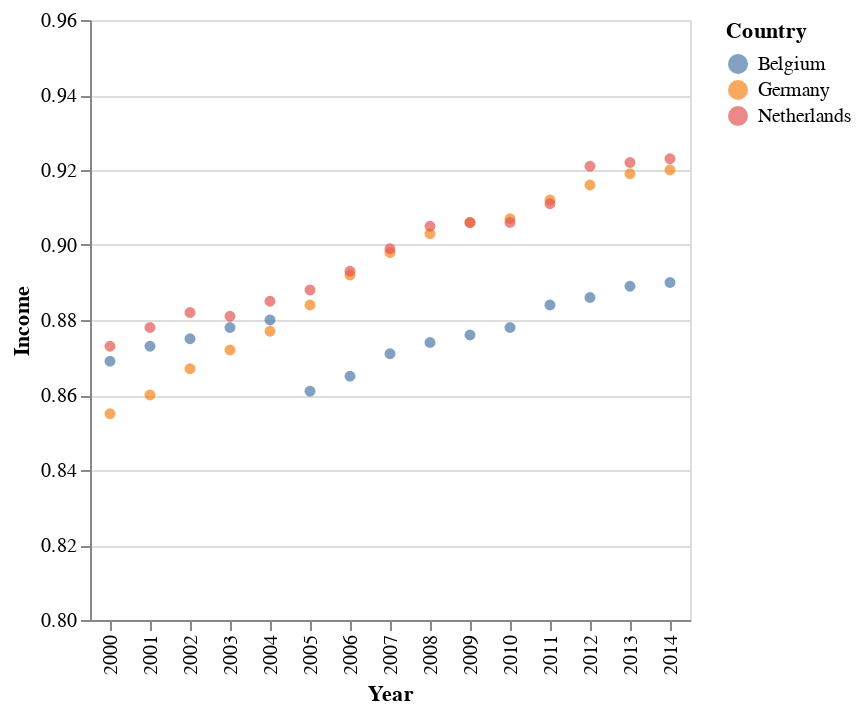

The notebook cell saved with this chart:
### Markdown cell above
Germany and the Netherlands show a generally decreasing trend in alcohol consumption per capita (15+) over the years. Belgium shows a fluctuating trend with a slight decrease over the years 2006-2012, followed by an increase.

### Code cell
alt.Chart(Sel_HF).mark_circle().encode(
    x=alt.X('Year:O', title='Year'),
    y=alt.Y('Income', scale=alt.Scale(domain=[0.8, 0.96])),
    color='Country'
)

### Figure 1 — Vega-Lite specification as saved in the notebook (floating-point values rounded to 4 significant figures)
{"config": {"view": {"continuousWidth": 400, "continuousHeight": 300}}, "data": {"name": "data-fbb5c97e5372a853a90128aa60a8f0cf"}, "mark": "circle", "encoding": {"color": {"field": "Country", "type": "nominal"}, "x": {"field": "Year", "title": "Year", "type": "ordinal"}, "y": {"field": "Income", "scale": {"domain": [0.8, 0.96]}, "type": "quantitative"}}, "$schema": "https://vega.github.io/schema/vega-lite/v4.17.0.json", "datasets": {"data-fbb5c97e5372a853a90128aa60a8f0cf": [{"Country": "Belgium", "Year": 2014, "Income": 0.89, "Alcohol": 12.6}, {"Country": "Belgium", "Year": 2013, "Income": 0.889, "Alcohol": 11.77}, {"Country": "Belgium", "Year": 2012, "Income": 0.886, "Alcohol": 10.08}, {"Country": "Belgium", "Year": 2011, "Income": 0.884, "Alcohol": 10.11}, {"Country": "Belgium", "Year": 2010, "Income": 0.878, "Alcohol": 10.22}, {"Country": "Belgium", "Year": 2009, "Income": 0.876, "Alcohol": 10.05}, {"Country": "Belgium", "Year": 2008, "Income": 0.874, "Alcohol": 10.47}, {"Country": "Belgium", "Year": 2007, "Income": 0.871, "Alcohol": 10.25}, {"Country": "Belgium", "Year": 2006, "Income": 0.865, "Alcohol": 10.98}, {"Country": "Belgium", "Year": 2005, "Income": 0.861, "Alcohol": 12.27}, {"Country": "Belgium", "Year": 2004, "Income": 0.88, "Alcohol": 12.05}, {"Country": "Belgium", "Year": 2003, "Income": 0.878, "Alcohol": 11.28}, {"Country": "Belgium", "Year": 2002, "Income": 0.875, "Alcohol": 11.29}, {"Country": "Belgium", "Year": 2001, "Income": 0.873, "Alcohol": 11.01}, {"Country": "Belgium", "Year": 2000, "Income": 0.869, "Alcohol": 11.21}, {"Country": "Germany", "Year": 2014, "Income": 0.92, "Alcohol": 11.03}, {"Country": "Germany", "Year": 2013, "Income": 0.919, "Alcohol": 10.94}, {"Country": "Germany", "Year": 2012, "Income": 0.916, "Alcohol": 11.18}, {"Country": "Germany", "Year": 2011, "Income": 0.912, "Alcohol": 11.2}, {"Country": "Germany", "Year": 2010, "Income": 0.907, "Alcohol": 11.2}, {"Country": "Germany", "Year": 2009, "Income": 0.906, "Alcohol": 11.22}, {"Country": "Germany", "Year": 2008, "Income": 0.903, "Alcohol": 11.36}, {"Country": "Germany", "Year": 2007, "Income": 0.898, "Alcohol": 11.5}, {"Country": "Germany", "Year": 2006, "Income": 0.892, "Alcohol": 11.76}, {"Country": "Germany", "Year": 2005, "Income": 0.884, "Alcohol": 11.67}, {"Country": "Germany", "Year": 2004, "Income": 0.877, "Alcohol": 11.83}, {"Country": "Germany", "Year": 2003, "Income": 0.872, "Alcohol": 11.92}, {"Country": "Germany", "Year": 2002, "Income": 0.867, "Alcohol": 12.25}, {"Country": "Germany", "Year": 2001, "Income": 0.86, "Alcohol": 12.46}, {"Country": "Germany", "Year": 2000, "Income": 0.855, "Alcohol": 12.91}, {"Country": "Netherlands", "Year": 2014, "Income": 0.923, "Alcohol": 0.01}, {"Country": "Netherlands", "Year": 2013, "Income": 0.922, "Alcohol": 8.68}, {"Country": "Netherlands", "Year": 2012, "Income": 0.921, "Alcohol": 9.05}, {"Country": "Netherlands", "Year": 2011, "Income": 0.911, "Alcohol": 8.96}, {"Country": "Netherlands", "Year": 2010, "Income": 0.906, "Alcohol": 9.33}, {"Country": "Netherlands", "Year": 2009, "Income": 0.906, "Alcohol": 9.23}, {"Country": "Netherlands", "Year": 2008, "Income": 0.905, "Alcohol": 9.62}, {"Country": "Netherlands", "Year": 2007, "Income": 0.899, "Alcohol": 9.53}, {"Country": "Netherlands", "Year": 2006, "Income": 0.893, "Alcohol": 9.79}, {"Country": "Netherlands", "Year": 2005, "Income": 0.888, "Alcohol": 9.69}, {"Country": "Netherlands", "Year": 2004, "Income": 0.885, "Alcohol": 9.56}, {"Country": "Netherlands", "Year": 2003, "Income": 0.881, "Alcohol": 9.56}, {"Country": "Netherlands", "Year": 2002, "Income": 0.882, "Alcohol": 9.68}, {"Country": "Netherlands", "Year": 2001, "Income": 0.878, "Alcohol": 9.95}, {"Country": "Netherlands", "Year": 2000, "Income": 0.873, "Alcohol": 10.06}]}}
